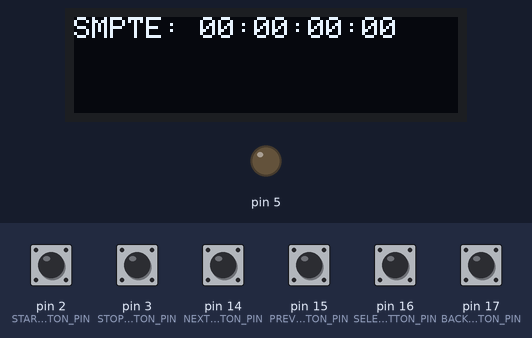
The sketch below on a simulated Arduino Uno, built with avr-gcc and run on an emulated ATmega328P. On the bench: 128×32 one-colour display, output pins drawn as LEDs (lit = HIGH). The test bench sets the inputs (shaded band); at power-on: pin 2 (START_BUTTON_PIN), pin 3 (STOP_BUTTON_PIN), pin 14 (NEXT_BUTTON_PIN), pin 15 (PREVIOUS_BUTTON_PIN), pin 16 (SELECT_BUTTON_PIN), pin 17 (BACK_BUTTON_PIN) HIGH. What the sketch prints to the serial monitor is not drawn.

Above: at 1.2 s.
1.3 s: pin 2 (START_BUTTON_PIN) pulled LOW for 0.15 s
At 1.5 s:
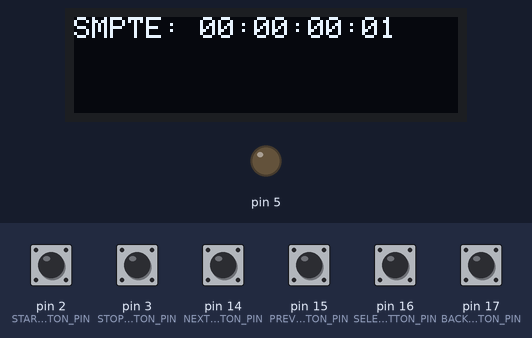
2.0 s: pin 16 (SELECT_BUTTON_PIN) pulled LOW for 0.15 s
At 2.5 s:
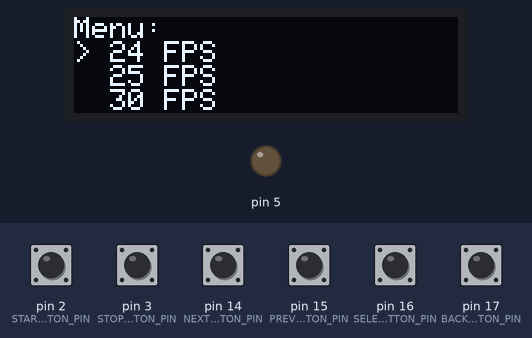
3.6 s: pin 16 (SELECT_BUTTON_PIN) pulled LOW for 1 s
At 5.0 s:
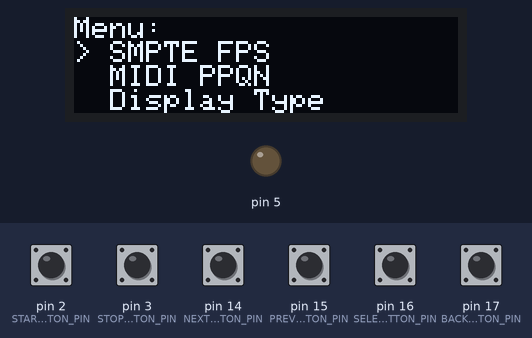
6.1 s: pin 14 (NEXT_BUTTON_PIN) pulled LOW for 1 s
At 7.5 s:
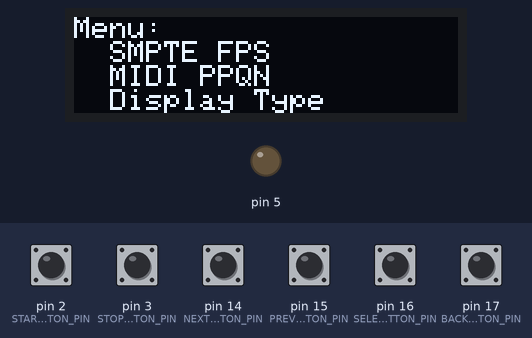
8.6 s: pin 15 (PREVIOUS_BUTTON_PIN) pulled LOW for 0.15 s
At 8.7 s:
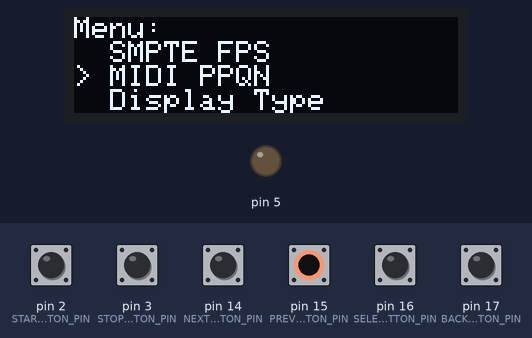
10.2 s: pin 14 (NEXT_BUTTON_PIN) pulled LOW for 0.15 s
At 10.3 s:
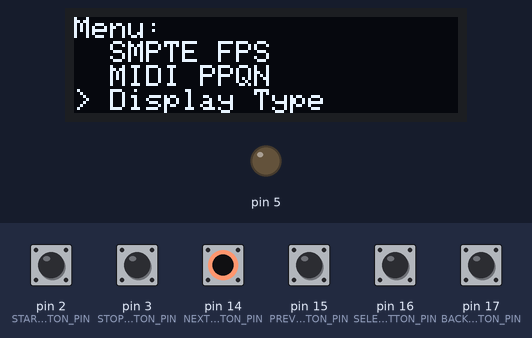
Timing chart, 0 to 12.8 s (numbered marks = the images above; inputs shaded):
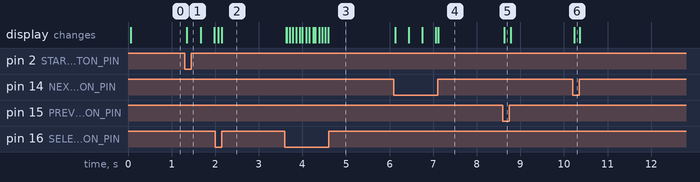

The sketch:

arduino_smpte_clockv3_0.ino.ino
```cpp
#include <avr/io.h>
#include <avr/interrupt.h>
#include <stdbool.h>
#include <Wire.h>               // Include Wire library for I2C
#include <Adafruit_GFX.h>       // Include Adafruit graphics library
#include <Adafruit_SSD1306.h>   // Include Adafruit SSD1306 OLED library

#define F_CPU 16000000UL  // Set 16 MHz as the constant, prevent drift

// OLED Display Configuration
#define SCREEN_WIDTH 128
#define SCREEN_HEIGHT 32
#define OLED_RESET -1  // Reset pin # (or -1 if sharing Arduino reset pin)
Adafruit_SSD1306 display(SCREEN_WIDTH, SCREEN_HEIGHT, &Wire, OLED_RESET);

// SMPTE timecode variables
volatile unsigned char hourCount = 0;
volatile unsigned char minuteCount = 0;
volatile unsigned char secondCount = 0;
volatile unsigned char frameCount = 0;  // Frame count (0 to 23 or 29 depending on FPS)

volatile unsigned char bitCount = 0;
volatile unsigned char currentBit = 0;
volatile unsigned char lastLevel = 0;

// SMPTE Resolutions
#define FPS_24 24
#define FPS_25 25
#define FPS_30 30
#define FPS_2997 29  // For drop-frame

// Default configuration
volatile uint8_t selectedFPS = FPS_30;
volatile uint16_t selectedPPQN = 24;  // Default PPQN
volatile bool displaySMPTE = true;   // Default display type

// MIDI settings
#define MIDI_BAUD 31250  // MIDI baud rate is 31.25 kbps
#define MIDI_INPUT_PIN PD0  // Define the MIDI input pin (RX)
#define MIDI_OUTPUT_PIN PD1 // Define the MIDI output pin (TX) for USART

// SMPTE Output Configuration
#define SMPTE_OUTPUT_PIN PD6  // Define the SMPTE output pin (OC2A)

// Transport Control Buttons
#define START_BUTTON_PIN PD2  // Button to start/resume timecode
#define STOP_BUTTON_PIN PD3   // Button to stop/pause timecode

// Menu Navigation Buttons
#define NEXT_BUTTON_PIN PC0      // Button to navigate to next or increment
#define PREVIOUS_BUTTON_PIN PC1  // Button to navigate to previous or decrement
#define SELECT_BUTTON_PIN PC2    // Button to select or confirm
#define BACK_BUTTON_PIN PC3      // Button to go back or exit menu

// Transport control states
#define TRANSPORT_STOPPED 0
#define TRANSPORT_RUNNING 1
#define TRANSPORT_PAUSED 2

volatile uint8_t transportState = TRANSPORT_STOPPED; // Track the transport state

// Menu states
#define MENU_MAIN 0
#define MENU_SMPTE_FPS 1
#define MENU_MIDI_PPQN 2
#define MENU_DISPLAY_TYPE 3

volatile uint8_t menuState = MENU_MAIN; // Main menu state
volatile uint8_t menuSelectedItem = 0;  // Current selected item in the menu
volatile bool menuActive = false;       // Flag to indicate if the menu is active

// SMPTE menu options
const uint8_t smpteFpsOptions[] = {FPS_24, FPS_25, FPS_30, FPS_2997};
const char *smpteFpsLabels[] = {"24 FPS", "25 FPS", "30 FPS", "29.97 FPS"};

// MIDI PPQN options for modern and retro gear
const uint16_t midiPpqnOptions[] = {1, 2, 4, 8, 16, 24, 32, 48, 64, 96, 128, 192, 256, 384, 512, 768, 960};
const char *midiPpqnLabels[] = {
    "1 PPQN", "2 PPQN", "4 PPQN", "8 PPQN", "16 PPQN", "24 PPQN (Default)",
    "32 PPQN", "48 PPQN", "64 PPQN", "96 PPQN", "128 PPQN", "192 PPQN",
    "256 PPQN", "384 PPQN", "512 PPQN", "768 PPQN", "960 PPQN"
};

// Display type options
const char *displayTypeOptions[] = {"Display SMPTE", "Display MIDI"};
volatile bool clockStarted = false;  // SMPTE clock state (false until MIDI trigger or button press)
volatile bool clockPaused = false;   // True if the clock is paused

// Function Prototypes
void initUSART(void);
void sendMIDIByte(unsigned char byte);
void sendMTCQuarterFrame(void);
void initTimer0(void);
void navigateMenu(void);
void selectMenuItem(void);
void backMenu(void);
void initButtons(void);
void setLTCLevel(void);
void timeUpdate(void);
void updateDisplay(void);
void displayMenu(void);
void displayTimecode(void);

// USART initialization for MIDI input and output (31.25 kbps)
void initUSART(void)
{
  unsigned int ubrr = (F_CPU / (16UL * MIDI_BAUD)) - 1;
  UBRR0H = (unsigned char)(ubrr >> 8);
  UBRR0L = (unsigned char)ubrr;

  UCSR0B = (1 << RXEN0) | (1 << TXEN0) | (1 << RXCIE0);
  UCSR0C = (1 << UCSZ01) | (1 << UCSZ00);
}

// USART Transmit function for sending MIDI bytes
void sendMIDIByte(unsigned char byte)
{
  while (!(UCSR0A & (1 << UDRE0)));
  UDR0 = byte;
}

// Transmit MTC Quarter-Frame messages
void sendMTCQuarterFrame()
{
  uint8_t frameNibble = (frameCount & 0x0F);
  uint8_t secondNibble = (secondCount & 0x0F);
  uint8_t minuteNibble = (minuteCount & 0x0F);
  uint8_t hourNibble = (hourCount & 0x1F);  // 5 bits for hours

  sendMIDIByte(0xF1 | 0x00);  // Frame LS nibble
  sendMIDIByte(frameNibble);

  sendMIDIByte(0xF1 | 0x01);  // Frame MS nibble
  sendMIDIByte(frameNibble >> 4);

  sendMIDIByte(0xF1 | 0x02);  // Seconds LS nibble
  sendMIDIByte(secondNibble);

  sendMIDIByte(0xF1 | 0x03);  // Seconds MS nibble
  sendMIDIByte(secondNibble >> 4);

  sendMIDIByte(0xF1 | 0x04);  // Minutes LS nibble
  sendMIDIByte(minuteNibble);

  sendMIDIByte(0xF1 | 0x05);  // Minutes MS nibble
  sendMIDIByte(minuteNibble >> 4);

  sendMIDIByte(0xF1 | 0x06);  // Hours LS nibble
  sendMIDIByte(hourNibble);

  sendMIDIByte(0xF1 | 0x07);  // Hours MS nibble
  sendMIDIByte(hourNibble >> 4);
}

// Timer0 configuration for menu handling
void initTimer0(void)
{
  TCCR0A = (1 << WGM01); // CTC mode
  TCCR0B = (1 << CS02) | (1 << CS00); // Prescaler of 1024
  OCR0A = 156; // 10 ms interrupt
  TIMSK0 = (1 << OCIE0A); // Enable compare match interrupt
}

// Menu navigation logic
void navigateMenu()
{
  // Use Next and Previous buttons to navigate
  if (!(PINC & (1 << NEXT_BUTTON_PIN))) // Next/Increment button pressed
  {
    menuSelectedItem = (menuSelectedItem + 1) % 4; // Cycle through menu items
  }

  if (!(PINC & (1 << PREVIOUS_BUTTON_PIN))) // Previous/Decrement button pressed
  {
    menuSelectedItem = (menuSelectedItem == 0) ? 3 : (menuSelectedItem - 1); // Cycle backwards through items
  }
}

// Select or confirm the current menu item
void selectMenuItem()
{
  if (menuState == MENU_MAIN)
  {
    switch (menuSelectedItem)
    {
      case 0:
        menuState = MENU_SMPTE_FPS;
        menuSelectedItem = 0;
        break;
      case 1:
        menuState = MENU_MIDI_PPQN;
        menuSelectedItem = 0;
        break;
      case 2:
        menuState = MENU_DISPLAY_TYPE;
        menuSelectedItem = 0;
        break;
      default:
        menuState = MENU_MAIN;
        break;
    }
  }
  else if (menuState == MENU_SMPTE_FPS)
  {
    selectedFPS = smpteFpsOptions[menuSelectedItem];
    menuState = MENU_MAIN;
  }
  else if (menuState == MENU_MIDI_PPQN)
  {
    selectedPPQN = midiPpqnOptions[menuSelectedItem];
    menuState = MENU_MAIN;
  }
  else if (menuState == MENU_DISPLAY_TYPE)
  {
    displaySMPTE = (menuSelectedItem == 0);
    menuState = MENU_MAIN;
  }
}

// Go back in the menu
void backMenu()
{
  if (menuState != MENU_MAIN)
  {
    menuState = MENU_MAIN;
    menuSelectedItem = 0; // Reset to the main menu
  }
}

// Timer0 interrupt for menu system handling
ISR(TIMER0_COMPA_vect)
{
  if (menuActive)
  {
    navigateMenu();

    if (!(PINC & (1 << SELECT_BUTTON_PIN))) // Select/OK button pressed
    {
      selectMenuItem();
    }

    if (!(PINC & (1 << BACK_BUTTON_PIN))) // Back button pressed
    {
      backMenu();
    }
  }
  else
  {
    // Check if the select button is pressed to activate the menu
    if (!(PINC & (1 << SELECT_BUTTON_PIN)))
    {
      menuActive = true;
    }
  }
}

// Initialize buttons
void initButtons(void)
{
  // Set buttons as inputs and enable pull-ups
  DDRC &= ~((1 << NEXT_BUTTON_PIN) | (1 << PREVIOUS_BUTTON_PIN) | (1 << SELECT_BUTTON_PIN) | (1 << BACK_BUTTON_PIN));
  PORTC |= (1 << NEXT_BUTTON_PIN) | (1 << PREVIOUS_BUTTON_PIN) | (1 << SELECT_BUTTON_PIN) | (1 << BACK_BUTTON_PIN);

  DDRD &= ~((1 << START_BUTTON_PIN) | (1 << STOP_BUTTON_PIN));
  PORTD |= (1 << START_BUTTON_PIN) | (1 << STOP_BUTTON_PIN); // Enable pull-ups
}

// Initialize OLED display
void initDisplay() {
  if(!display.begin(SSD1306_SWITCHCAPVCC, 0x3C)) { // Address 0x3C for 128x32
    // Display connection failed
    for(;;); // Don't proceed, loop forever
  }
  display.clearDisplay();
  display.setTextSize(1);
  display.setTextColor(SSD1306_WHITE);
  display.display();
}

// Main setup
void setup()
{
  DDRD = 0b00101000;  // Set PD2, PD3, and PD5 as outputs for other operations
  initUSART();         // Initialize the USART for MIDI communication
  initButtons();       // Initialize the buttons with pull-ups for menu control
  initTimer0();        // Initialize Timer0 for menu handling
  initDisplay();       // Initialize the OLED display

  // Timer2 for PWM output on OC2A, used for SMPTE output
  TCCR2A = _BV(COM2A1) | _BV(WGM21) | _BV(WGM20); // Fast PWM mode, non-inverting output
  TCCR2B = _BV(CS21);  // Prescaler of 8

  // Timer1 for LTC bit timing, outputting bits at the correct intervals
  TCCR1A = 0b00 << WGM10; // Normal mode
  TCCR1B = _BV(WGM12) | _BV(CS11); // CTC mode, prescaler 8
  OCR1A = 488;  // Set duration for each LTC bit
  TIMSK1 = _BV(OCIE1A); // Enable Timer1 compare match interrupt

  sei();  // Enable global interrupts
}

// Main loop
void loop()
{
  if (!menuActive)  // Only allow transport control if menu is not active
  {
    if (!(PIND & (1 << START_BUTTON_PIN)))
    {
      if (transportState == TRANSPORT_STOPPED || transportState == TRANSPORT_PAUSED)
      {
        transportState = TRANSPORT_RUNNING;
        clockStarted = true;
        clockPaused = false;
      }
    }

    if (!(PIND & (1 << STOP_BUTTON_PIN)))
    {
      if (transportState == TRANSPORT_RUNNING)
      {
        transportState = TRANSPORT_PAUSED;
        clockPaused = true;
      }
      else
      {
        transportState = TRANSPORT_STOPPED;
        clockStarted = false;
        clockPaused = false;
      }
    }

    if (transportState == TRANSPORT_RUNNING && !clockPaused)
    {
      sendMTCQuarterFrame();
    }
    displayTimecode(); // Display the selected timecode (MIDI or SMPTE)
  }
  else
  {
    displayMenu(); // Show menu when active
  }
}

// Encode each SMPTE bit as LTC using Manchester encoding
void setLTCLevel(void)
{
  if (bitCount < 80)
  {
    if (bitCount < 32) {
      currentBit = (frameCount >> (bitCount % 4)) & 1;
    } else if (bitCount < 40) {
      currentBit = (secondCount >> (bitCount - 32)) & 1;
    } else if (bitCount < 48) {
      currentBit = (minuteCount >> (bitCount - 40)) & 1;
    } else {
      currentBit = (hourCount >> (bitCount - 48)) & 1;
    }

    if (currentBit == 0) {
      OCR2A = 44;  // Low level
    } else {
      OCR2A = 82; // High level
    }
    lastLevel = currentBit;
    bitCount++;
  }
  else
  {
    bitCount = 0;
    OCR2A = 63; // Reset to ground level
  }
}

// Update SMPTE timecode values (increment frames, seconds, minutes, hours)
void timeUpdate(void)
{
  if (frameCount < selectedFPS - 1) {
    frameCount++;
  } else {
    frameCount = 0;
    if (secondCount < 59) {
      secondCount++;
    } else {
      secondCount = 0;
      if (minuteCount < 59) {
        minuteCount++;
      } else {
        minuteCount = 0;
        if (hourCount < 23) {
          hourCount++;
        } else {
          hourCount = 0;
        }
      }
    }
  }
}

// ISR for SMPTE LTC bit output
ISR(TIMER1_COMPA_vect)
{
  if (!clockPaused && clockStarted)
  {
    setLTCLevel();
    if (bitCount == 80)
    {
      timeUpdate();
    }
  }
}

// Update OLED Display with current menu items
void displayMenu() {
  display.clearDisplay();
  display.setCursor(0, 0);
  display.println("Menu:");

  switch (menuState) {
    case MENU_MAIN:
      display.println(menuSelectedItem == 0 ? "> SMPTE FPS" : "  SMPTE FPS");
      display.println(menuSelectedItem == 1 ? "> MIDI PPQN" : "  MIDI PPQN");
      display.println(menuSelectedItem == 2 ? "> Display Type" : "  Display Type");
      break;
    case MENU_SMPTE_FPS:
      for (int i = 0; i < 4; i++) {
        display.println(menuSelectedItem == i ? ("> " + String(smpteFpsLabels[i])).c_str() : ("  " + String(smpteFpsLabels[i])).c_str());
      }
      break;
    case MENU_MIDI_PPQN:
      for (int i = 0; i < 17; i++) {
        display.println(menuSelectedItem == i ? ("> " + String(midiPpqnLabels[i])).c_str() : ("  " + String(midiPpqnLabels[i])).c_str());
      }
      break;
    case MENU_DISPLAY_TYPE:
      display.println(menuSelectedItem == 0 ? "> Display SMPTE" : "  Display SMPTE");
      display.println(menuSelectedItem == 1 ? "> Display MIDI" : "  Display MIDI");
      break;
  }
  display.display();
}

// Display the selected timecode on the OLED
void displayTimecode() {
  display.clearDisplay();
  display.setCursor(0, 0);
  char buffer[20]; // Buffer for formatting the timecode string
  if (displaySMPTE) {
    sprintf(buffer, "SMPTE: %02d:%02d:%02d:%02d", hourCount, minuteCount, secondCount, frameCount);
    display.print(buffer);
  } else {
    display.print("MIDI Timecode");
  }
  display.display();
}
```

Measured:
- after the input at 1.3 s, the display: changes at once (image 1)
- after the input at 2.0 s, the display: first changes after 0.08 s (image 2 shows a later state)
- after the input at 3.6 s, the display: changes at once (image 3)
- after the input at 6.1 s, the display: first changes at once (image 4 shows a later state)
- after the input at 8.6 s, the display: changes at once (image 5)
- after the input at 10.2 s, the display: changes at once (image 6)
